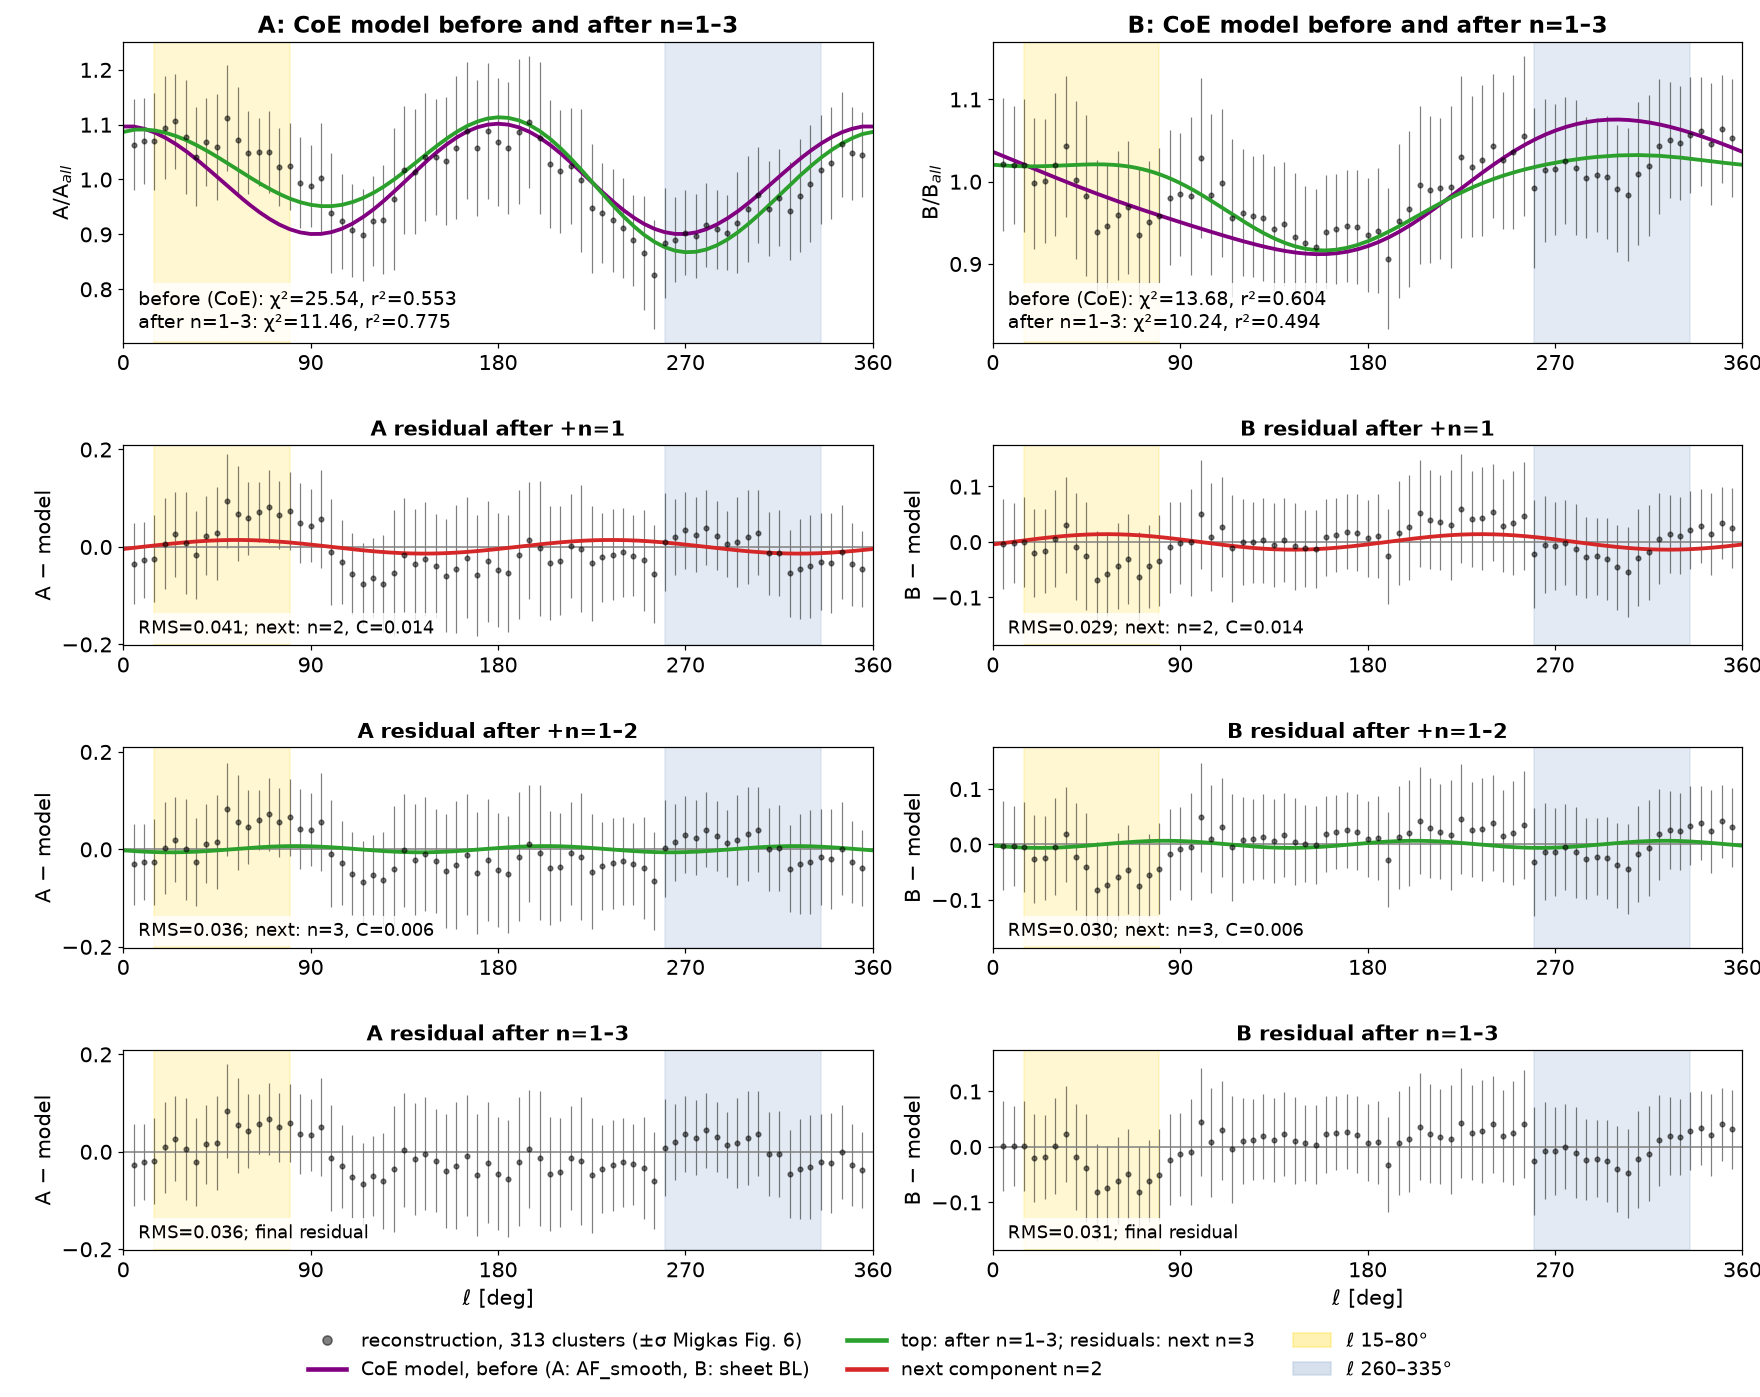

Generate this figure with Python:
# AUTO-WRAP generator for recon_n3_final.png
"""recon_n3_final.png -- generating script (placed beside the PNG per the every-PNG-has-its-.py rule).

Provenance: byte-identical to cosmology/figures/fourier_resid/recon_n3_final.png, script recon_n3_final.py beside it
Embedded source: /workspace/cosmology/figures/fourier_resid/recon_n3_final.py  (verbatim below, unmodified)
Run:  python3 recon_n3_final.py   -> writes recon_n3_final_regen.png beside this file (the original PNG is never overwritten).
The embedded code runs with cwd = /workspace/cosmology/figures/fourier_resid so its input files resolve; any other files it
tries to write are diverted to a scratch dir.
"""
import os, sys, builtins, tempfile
HERE = os.path.dirname(os.path.abspath(__file__))
OUT = os.path.join(HERE, 'recon_n3_final' + '_regen.png')
SRC_CWD = '/workspace/cosmology/figures/fourier_resid'
MATCH = ['recon_n3_final.png']       # basename(s) the source saves this figure under
SCRATCH = tempfile.mkdtemp(prefix='regen_recon_n3_final_')
import matplotlib; matplotlib.use('Agg')
import matplotlib.figure as _mf
_orig_open = builtins.open
def _divert(p):
    p = os.fspath(p)
    if os.path.abspath(p) == OUT: return p
    return os.path.join(SCRATCH, os.path.basename(p))
def _open(file, mode='r', *a, **k):
    if isinstance(file, (str, bytes, os.PathLike)) and any(c in mode for c in 'wax+'):
        file = _divert(file)
    return _orig_open(file, mode, *a, **k)
builtins.open = _open
_orig_save = _mf.Figure.savefig
def _savefig(self, fname, *a, **k):
    if isinstance(fname, (str, os.PathLike)):
        b = os.path.basename(os.fspath(fname))
        fname = OUT if b in MATCH else os.path.join(SCRATCH, b)
    return _orig_save(self, fname, *a, **k)
_mf.Figure.savefig = _savefig
try:
    from PIL import Image as _I
    _ois = _I.Image.save
    def _isave(self, fp, *a, **k):
        if isinstance(fp, (str, os.PathLike)):
            b = os.path.basename(os.fspath(fp)); fp = OUT if (b in MATCH or os.path.abspath(os.fspath(fp)) == OUT) else os.path.join(SCRATCH, b)
        return _ois(self, fp, *a, **k)
    _I.Image.save = _isave
except Exception: pass
os.chdir(SRC_CWD); sys.path.insert(0, SRC_CWD)
sys.argv = ['/workspace/cosmology/figures/fourier_resid/recon_n3_final.py'] + []

SOURCE = '# Fig 25: per column (A | B): overlay of data + CoE (before) + after n=1-3; then residuals after +n=1, +n=1-2, n=1-3.\nimport sys;sys.path.insert(0,\'..\')\nexec(open(\'recon_n3.py\').read().split("cols=[\'purple\'")[0])\nfrom matplotlib.lines import Line2D\ncols=[\'purple\',\'tab:blue\',\'tab:red\',\'tab:green\']\nplt.rcParams.update({\'font.size\':14})\nfig=plt.figure(figsize=(16,12.7),facecolor=\'white\')\ngs=fig.add_gridspec(4,2,height_ratios=[1.5,1,1,1],hspace=0.45,wspace=0.16,left=.07,right=.99,top=.97,bottom=.105)\nbox=dict(fc=\'white\',ec=\'none\',alpha=.8)\ndef bands(x):x.axvspan(15,80,color=\'gold\',alpha=.18,zorder=0);x.axvspan(260,335,color=\'lightsteelblue\',alpha=.35,zorder=0)\nfor k,(nm,Y,sY,mb,mg) in enumerate(((\'A\',A0,sA,AFl,AFg),(\'B\',B0,sB,BLl,BLg))):\n  ms=[(mb.copy(),mg.copy())]\n  for n,p in steps2:ms.append((ms[-1][0]+T(n,p,th,k),ms[-1][1]+T(n,p,gt,k)))\n  st=lambda m:(np.sum((Y-m)**2/sY**2),np.corrcoef(Y,m)[0,1]**2)\n  a=fig.add_subplot(gs[0,k]);bands(a)\n  a.errorbar(l,Y,yerr=sY,fmt=\'o\',color=\'k\',ms=3,alpha=.5,lw=.8)\n  a.plot(g,ms[0][1],color=\'purple\',lw=2.5);a.plot(g,ms[3][1],color=\'tab:green\',lw=2.5)\n  (c0,r0),(c3,r3)=st(ms[0][0]),st(ms[3][0])\n  a.text(.02,.05,f\'before (CoE): χ²={c0:.2f}, r²={r0:.3f}\\nafter n=1–3: χ²={c3:.2f}, r²={r3:.3f}\',transform=a.transAxes,fontsize=12.5,bbox=box)\n  a.set_title(f\'{nm}: CoE model before and after n=1–3\',fontweight=\'bold\',fontsize=15)\n  a.set_ylabel(\'A/A$_{all}$\' if nm==\'A\' else \'B/B$_{all}$\');a.set_xlim(0,360);a.set_xticks([0,90,180,270,360])\n  b0=None\n  for j,i in enumerate((1,2,3)):\n    b=fig.add_subplot(gs[j+1,k],sharey=b0);b0=b0 or b;bands(b)\n    r=Y-ms[i][0];rms=np.sqrt(np.mean(r**2))\n    b.errorbar(l,r,yerr=sY,fmt=\'o\',color=\'k\',ms=3,alpha=.5,lw=.8);b.axhline(0,color=\'grey\',lw=1)\n    if i<3:\n      n2,p2=steps2[i];b.plot(g,p2[2]*np.cos(n2*gt)+p2[3]*np.sin(n2*gt),color=cols[i+1],lw=2.5)\n      t=f\'RMS={rms:.3f}; next: n={n2}, C={np.hypot(p2[2],p2[3]):.3f}\'\n    else:t=f\'RMS={rms:.3f}; final residual\'\n    b.text(.02,.06,t,transform=b.transAxes,fontsize=12,bbox=box)\n    b.set_title(f\'{nm} residual after \'+(\'+n=1\' if i==1 else \'+n=1–2\' if i==2 else \'n=1–3\'),fontweight=\'bold\',fontsize=14)\n    b.set_ylabel(f\'{nm} − model\');b.set_xlim(0,360);b.set_xticks([0,90,180,270,360])\n    if i==3:b.set_xlabel(\'ℓ [deg]\')\nh=[Line2D([],[],color=\'k\',marker=\'o\',ls=\'\',alpha=.5,label=\'reconstruction, 313 clusters (±σ Migkas Fig. 6)\'),Line2D([],[],color=\'purple\',lw=3,label=\'CoE model, before (A: AF_smooth, B: sheet BL)\'),Line2D([],[],color=\'tab:green\',lw=3,label=\'top: after n=1–3; residuals: next n=3\'),Line2D([],[],color=\'tab:red\',lw=3,label=\'next component n=2\'),plt.Rectangle((0,0),1,1,color=\'gold\',alpha=.3,label=\'ℓ 15–80°\'),plt.Rectangle((0,0),1,1,color=\'lightsteelblue\',alpha=.5,label=\'ℓ 260–335°\')]\nfig.legend(handles=h,loc=\'lower center\',ncol=3,frameon=False,fontsize=12.5)\nfig.savefig(\'recon_n3_final.png\',dpi=110,facecolor=\'white\')\n'
exec(compile(SOURCE, '/workspace/cosmology/figures/fourier_resid/recon_n3_final.py', 'exec'), {'__name__': '__main__', '__file__': '/workspace/cosmology/figures/fourier_resid/recon_n3_final.py'})
print('wrote', OUT if os.path.exists(OUT) else '(no matching figure produced)')
